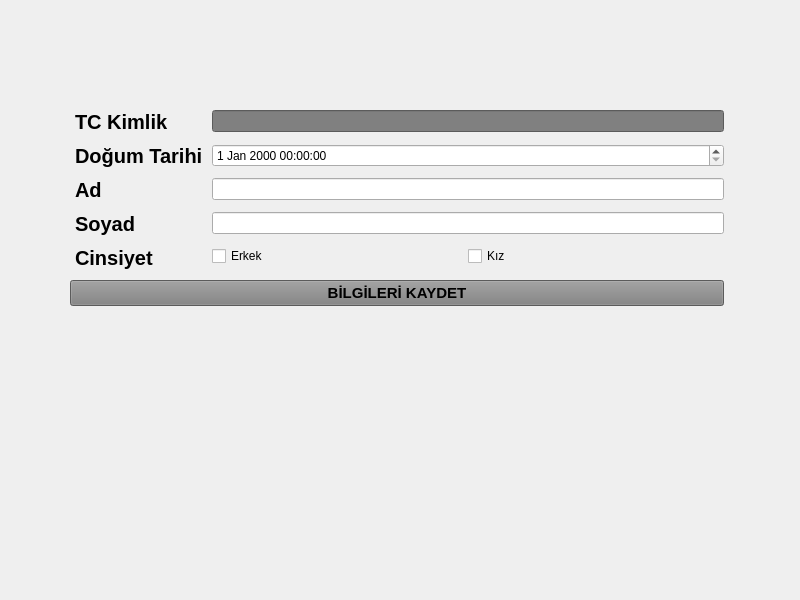
<?xml version="1.0" encoding="UTF-8"?>
<ui version="4.0">
 <class>deneme</class>
 <widget class="QWidget" name="deneme">
  <property name="geometry">
   <rect>
    <x>0</x>
    <y>0</y>
    <width>800</width>
    <height>600</height>
   </rect>
  </property>
  <property name="windowTitle">
   <string>deneme</string>
  </property>
  <property name="whatsThis">
   <string/>
  </property>
  <property name="autoFillBackground">
   <bool>false</bool>
  </property>
  <widget class="QWidget" name="formLayoutWidget">
   <property name="geometry">
    <rect>
     <x>70</x>
     <y>110</y>
     <width>654</width>
     <height>281</height>
    </rect>
   </property>
   <layout class="QFormLayout" name="formLayout">
    <property name="sizeConstraint">
     <enum>QLayout::SetMinimumSize</enum>
    </property>
    <property name="horizontalSpacing">
     <number>1</number>
    </property>
    <property name="verticalSpacing">
     <number>10</number>
    </property>
    <item row="0" column="0">
     <widget class="QLabel" name="label">
      <property name="styleSheet">
       <string notr="true">QLabel{
	font-size: 20px;
	color: black;
	font-weight:bold;
	margin-right: 2%
}</string>
      </property>
      <property name="text">
       <string>TC Kimlik</string>
      </property>
     </widget>
    </item>
    <item row="0" column="1">
     <widget class="QLineEdit" name="lineEdit_5">
      <property name="autoFillBackground">
       <bool>false</bool>
      </property>
      <property name="styleSheet">
       <string notr="true">QLineEdit,
ComboBox{
	background:gray;
}

QLineEdit:focus,
ComboBox:focus{
	background:red!important;
}</string>
      </property>
      <property name="text">
       <string/>
      </property>
     </widget>
    </item>
    <item row="1" column="0">
     <widget class="QLabel" name="label_4">
      <property name="styleSheet">
       <string notr="true">QLabel{
	font-size: 20px;
	color: black;
	font-weight:bold;
	margin-right: 2%
}</string>
      </property>
      <property name="text">
       <string>Doğum Tarihi</string>
      </property>
     </widget>
    </item>
    <item row="1" column="1">
     <widget class="QDateTimeEdit" name="dateTimeEdit"/>
    </item>
    <item row="2" column="0">
     <widget class="QLabel" name="label_2">
      <property name="styleSheet">
       <string notr="true">QLabel{
	font-size: 20px;
	color: black;
	font-weight:bold;
	margin-right: 2%
}</string>
      </property>
      <property name="text">
       <string>Ad</string>
      </property>
     </widget>
    </item>
    <item row="3" column="0">
     <widget class="QLabel" name="label_3">
      <property name="styleSheet">
       <string notr="true">QLabel{
	font-size: 20px;
	color: black;
	font-weight:bold;
	margin-right: 2%
}</string>
      </property>
      <property name="text">
       <string>Soyad</string>
      </property>
     </widget>
    </item>
    <item row="3" column="1">
     <widget class="QLineEdit" name="lineEdit_4"/>
    </item>
    <item row="4" column="0">
     <widget class="QLabel" name="label_5">
      <property name="styleSheet">
       <string notr="true">QLabel{
	font-size: 20px;
	color: black;
	font-weight:bold;
	margin-right: 2%
}</string>
      </property>
      <property name="text">
       <string>Cinsiyet</string>
      </property>
     </widget>
    </item>
    <item row="4" column="1">
     <layout class="QHBoxLayout" name="horizontalLayout">
      <property name="spacing">
       <number>0</number>
      </property>
      <property name="sizeConstraint">
       <enum>QLayout::SetMinimumSize</enum>
      </property>
      <property name="topMargin">
       <number>0</number>
      </property>
      <item>
       <widget class="QCheckBox" name="checkBox_2">
        <property name="minimumSize">
         <size>
          <width>212</width>
          <height>0</height>
         </size>
        </property>
        <property name="text">
         <string>Erkek</string>
        </property>
       </widget>
      </item>
      <item>
       <widget class="QCheckBox" name="checkBox">
        <property name="minimumSize">
         <size>
          <width>212</width>
          <height>0</height>
         </size>
        </property>
        <property name="text">
         <string>Kız</string>
        </property>
       </widget>
      </item>
     </layout>
    </item>
    <item row="6" column="0" colspan="2">
     <layout class="QVBoxLayout" name="verticalLayout_2">
      <item>
       <widget class="QPushButton" name="pushButton">
        <property name="enabled">
         <bool>true</bool>
        </property>
        <property name="cursor">
         <cursorShape>PointingHandCursor</cursorShape>
        </property>
        <property name="mouseTracking">
         <bool>true</bool>
        </property>
        <property name="styleSheet">
         <string notr="true">QPushButton{
	padding: 0.5em;
	background: gray;
	font-size:15px;
	font-weight:bold;
}
</string>
        </property>
        <property name="text">
         <string>BİLGİLERİ KAYDET</string>
        </property>
        <property name="checkable">
         <bool>false</bool>
        </property>
       </widget>
      </item>
     </layout>
    </item>
    <item row="2" column="1">
     <widget class="QLineEdit" name="lineEdit_6"/>
    </item>
   </layout>
  </widget>
 </widget>
 <resources/>
 <connections/>
</ui>
